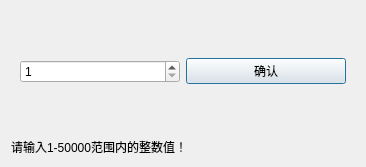
<?xml version="1.0" encoding="UTF-8"?>
<ui version="4.0">
 <class>AddMoney</class>
 <widget class="QDialog" name="AddMoney">
  <property name="geometry">
   <rect>
    <x>0</x>
    <y>0</y>
    <width>366</width>
    <height>167</height>
   </rect>
  </property>
  <property name="windowTitle">
   <string>Dialog</string>
  </property>
  <layout class="QVBoxLayout" name="verticalLayout">
   <item>
    <widget class="QWidget" name="widget" native="true">
     <property name="sizePolicy">
      <sizepolicy hsizetype="Preferred" vsizetype="Preferred">
       <horstretch>0</horstretch>
       <verstretch>20</verstretch>
      </sizepolicy>
     </property>
     <layout class="QHBoxLayout" name="horizontalLayout">
      <item>
       <widget class="QSpinBox" name="MoneyNum">
        <property name="minimum">
         <number>1</number>
        </property>
        <property name="maximum">
         <number>50000</number>
        </property>
       </widget>
      </item>
      <item>
       <widget class="QPushButton" name="btn_Confirm">
        <property name="text">
         <string>确认</string>
        </property>
       </widget>
      </item>
     </layout>
    </widget>
   </item>
   <item>
    <widget class="QLabel" name="Tips_Label">
     <property name="enabled">
      <bool>true</bool>
     </property>
     <property name="text">
      <string>请输入1-50000范围内的整数值！</string>
     </property>
    </widget>
   </item>
  </layout>
 </widget>
 <resources/>
 <connections/>
</ui>
